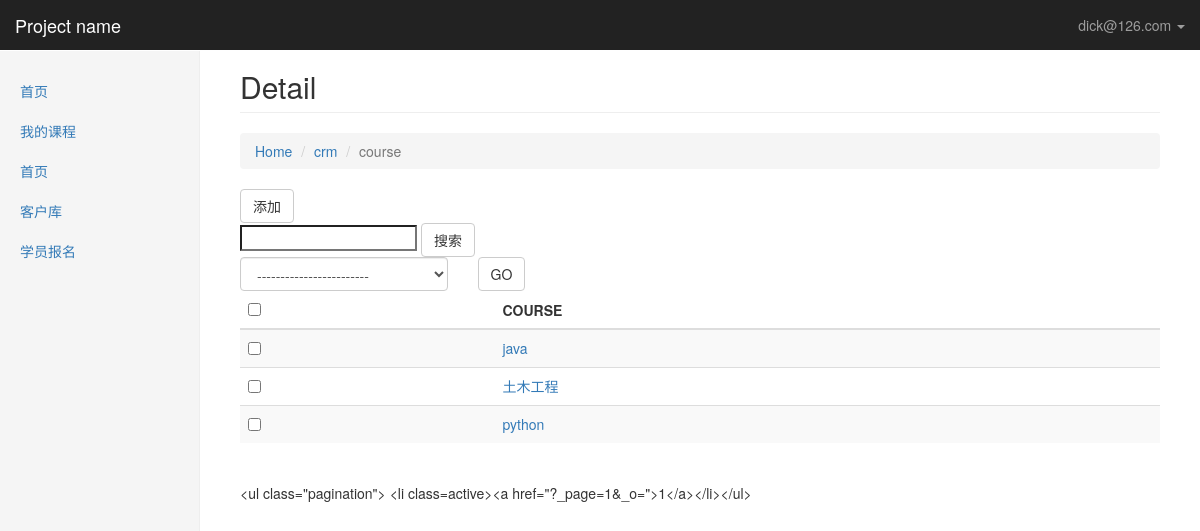
The app's page /bestadmin/crm/course/ (signed in) with its own data.
### crm/models.py (models this page shows, shortened)
class UserInfos(AbstractBaseUser,PermissionsMixin):
    email = models.EmailField(
        verbose_name='email address',
        max_length=255,
        unique=True,
    )
    name = models.CharField(max_length=64, verbose_name="姓名")
    is_active = models.BooleanField(default=True)
    is_staff = models.BooleanField(default=True)
    role = models.ManyToManyField("Role", blank=True, null=True)
    objects = UserInfosManager()   #变量名必须是objects
    USERNAME_FIELD = 'email'
    REQUIRED_FIELDS = ['name']
    def __str__(self):              # __unicode__ on Python 2
        return self.email
    class Meta:
        permissions = (
            ('crm_model_detail', '可以查看bestadmin每张表里所有的数据'),
            ('crm_model_change', '可以对bestadmin表里的每条数据进行修改'),
            ('crm_model_add', '可以对bestadmin每张表进行数据添加'),
        )

class Menus(models.Model):
    name = models.CharField(max_length=32)
    url_type_choices = ((0,"absolute"),(1,"dynamic"))
    url_type = models.SmallIntegerField(choices=url_type_choices,default=0)
    url_name = models.CharField(max_length=128)
    class Meta:
        unique_together = ("name","url_name")

class Course(models.Model):
    name = models.CharField(max_length=32,unique=True,verbose_name="课程名称")
    outline = models.TextField(verbose_name="课程大纲")
    price = models.PositiveSmallIntegerField(verbose_name="课程价格")
    period = models.PositiveSmallIntegerField(verbose_name="课程周期(月)",default=5)
    def __str__(self):
        return self.name

### bestadmin/permissions.py (the view)
    def inner(*args,**kwargs):
        if not perm_check(*args,**kwargs):
            request = args[0]
            return render(request,'bestadmin/page_403.html')
        return func(*args,**kwargs)

### bestadmin/permissions.py (called while the page is built)
def check_permission(func):
    def inner(*args,**kwargs):
        if not perm_check(*args,**kwargs):
            request = args[0]
            return render(request,'bestadmin/page_403.html')
        return func(*args,**kwargs)
    return  inner

### bestadmin/templatetags/bestadmin_tags.py (called while the page is built)
@register.simple_tag
def get_model_name(admin_class):
    return admin_class.model._meta.model_name.upper()

@register.simple_tag
def render_filter_args(admin_class):
    if admin_class.filter_condition:
        filter_args = ""
        for k, v in admin_class.filter_condition.items():
            filter_args += "&%s=%s" % (k, v)
        return filter_args
    else:
        return ""

### bestadmin/views.py (called while the page is built)
def get_filter_condition(filter_dic):
    filter_condition = {}
    for k, v in filter_dic.items():
        if k in ["_page", "_o", "_q"]:
            continue
        if v:
            filter_condition[k] = v
    return filter_condition

def get_orderby_result(request, admin_class, obj_list):
    current_orderby_column = {}
    orderby_index = request.GET.get("_o")
    if orderby_index:
        orderby_key = admin_class.list_display[abs(int(orderby_index))]
        current_orderby_column[orderby_key] = orderby_index  # 让前端知道当前排序的字段
        if orderby_index.startswith("-"):
            orderby_key = "-" + orderby_key
        obj_list = obj_list.order_by(orderby_key)
    return obj_list, current_orderby_column

def get_search_result(request, admin_class, obj_list):
    search_val = request.GET.get("_q")
    if search_val:
        q = Q()
        q.connector = "OR"
        for search_field in admin_class.search_fields:
            q.children.append(("%s__contains" % search_field, search_val))
        obj_list = obj_list.filter(q)
        return obj_list
    else:
        return obj_list

### bestadmin/templates/bestadmin/model_detail.html (shortened to what this page needs)
{% extends "bestadmin/index.html" %}
{% load bestadmin_tags %}
{% block content %}
    <div>
        <h2 class="page-header">Detail</h2>
        <ol class="breadcrumb">
            <li><a href="/bestadmin/">Home</a></li>
            <li><a href="/bestadmin/{{ app_name }}">{{ app_name }}</a></li>
            <li class="active">{{ model_name }}</li>
        </ol>
        <div>
            <a  class="btn btn-default" href="/bestadmin/crm/customerinfos/add/">添加</a>
            <form>
                <input type="search" name="_q" value="{{ search_val }}"
                       placeholder="{% for s in admin_class.search_fields %}{{ s }},{% endfor %}">
                <input type="submit" value="搜索" class="btn btn-default">
            </form>
        </div>
        <form  method="post" onsubmit="return CheckAction(this)">
            <div class="row">
                <div class="col-lg-3">
                    <select class="form-control" name="action">
                        <option value="">------------------------</option>
                    </select>
                </div>
                <div class="col-lg-2">
                    <input type="submit" value="GO" class="btn btn-default">
                </div>
            </div>
        </form>
        <div>
            <table class="table table-striped">
                <thead>
                <tr>
                    <th><input type="checkbox" onclick="SelectAllObjs(this)"></th>
                    {% if admin_class.list_display %}
                        {% for column_name in admin_class.list_display %}
                            <th>
                                <a href="?_o={% get_orderby_index current_orderby_column forloop.counter0 column_name%}{% render_filter_args admin_class %}">
                                    {{ column_name }}
                                    {% render_orderby_arrow current_orderby_column column_name%}
                                </a>
                            </th>
                        {% endfor %}
                    {% else %}
                        <th>
                                    {% get_model_name admin_class %}
                        </th>
                    {% endif %}
                </tr>
                </thead>
                <tbody>
                {% if admin_class.list_display %}
                    {% for obj in obj_list %}
                        <tr>
                            <td><input type="checkbox" row-select="true" value="{{ obj.id }}"></td>
                            {% build_tb_row obj admin_class %}
                        </tr>
                    {% endfor %}
                {% else %}
                    {% for obj in obj_list %}
                        <tr>
                            <td><input type="checkbox" row-select="true" value="{{ obj.id }}"></td>
                            <td><a href="{% url 'model_change' app_name model_name obj.id %}">{{ obj }}</a></td>
                        </tr>
                    {% endfor %}
                {% endif %}
                </tbody>
            </table>
        </div>
        <div class="pagination">
                {% render_paginator obj_list admin_class current_orderby_column %}
        </div>
    </div>
{% endblock %}

### bestadmin/templates/bestadmin/index.html (shortened to what this page needs)
<!DOCTYPE html>
<html lang="zh-CN">
<head>
    <link href="/static/css/bootstrap.min.css" rel="stylesheet">
    <link href="/static/css/ie10-viewport-bug-workaround.css" rel="stylesheet">
    <link href="/static/css/dashboard.css" rel="stylesheet">
</head>
<body>
{% block body %}
<nav class="navbar navbar-inverse navbar-fixed-top">
    <div class="container-fluid">
        <div class="navbar-header">
            <a class="navbar-brand" href="https://v3.bootcss.com/examples/dashboard/#">Project name</a>
        </div>
        <div id="navbar" class="navbar-collapse collapse">
            <ul class="nav navbar-nav navbar-right">
                <li class="dropdown">
                    <a href="#" class="dropdown-toggle" data-toggle="dropdown" role="button" aria-haspopup="true"
                       aria-expanded="false">{{ request.user }} <span class="caret"></span></a>
                </li>
            </ul>
        </div>
    </div>
</nav>
<div class="container-fluid">
    <div class="row">
        <div class="col-sm-3 col-md-2 sidebar">
            <ul class="nav nav-sidebar">
                {% for role in request.user.role.all %}
                    {% for menu in role.menus.all %}
                        {% if request.path == menu.url_name %}
                            <li class="active"><a href={% if menu.url_type == 0 %}{{ menu.url_name }}{% else %}{% url menu.url_name %}{% endif %}>{{ menu.name }}</a></li>
                            {% else %}
                            <li><a href={% if menu.url_type == 0 %}{{ menu.url_name }}{% else %}{% url menu.url_name %}{% endif %}>{{ menu.name }}</a></li>
                        {% endif %}
                    {% endfor %}
                {% endfor %}
            </ul>
        </div>
    </div>
</div>
        <div class="col-sm-9 col-sm-offset-3 col-md-10 col-md-offset-2 main">
            {% block content %}{% endblock %}
        </div>
{% endblock %}
</body>
</html>

### static/css/dashboard.css (style rules this page uses)
body { padding-top: 50px; }
.navbar-fixed-top { border: 0; }
.sidebar { display: none; }
@media (min-width: 768px) { .sidebar { position: fixed; top: 51px; bottom: 0; left: 0; z-index: 1000; display: block; padding: 20px; overflow-x: hidden; overflow-y: auto; background-color: #f5f5f5; border-right: 1px solid #eee; } }
.nav-sidebar { margin-right: -21px; margin-bottom: 20px; margin-left: -20px; }
.nav-sidebar > li > a { padding-right: 20px; padding-left: 20px; }
.main { padding: 20px; }
@media (min-width: 768px) { .main { padding-right: 40px; padding-left: 40px; } }
.main .page-header { margin-top: 0; }

### records on screen
UserInfos: user "dick@126.com"
Menus: name "首页"
Menus: name "我的课程"
Menus: name "客户库"
Menus: name "学员报名"
Course: name "java"
Course: name "土木工程"
Course: name "python"

### other values on screen
{{ app_name }} "crm"
{{ model_name }} "course"
